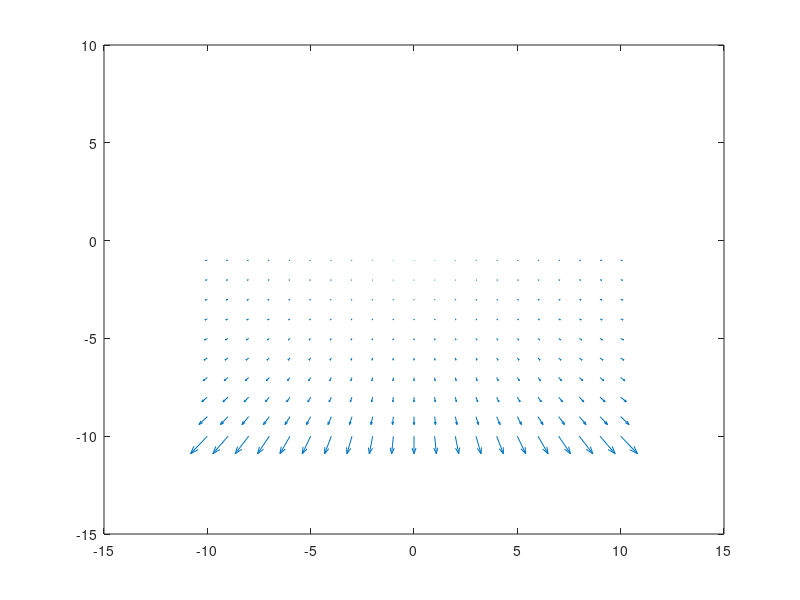

Recreate this plot in MATLAB.
% [u; v] = 1/sqrt(2)Z [xt; (y-1)t]

[X, Y] = meshgrid(-10:1:10, -10:1:10);
Z = [repmat([1:10].', 1, 21); repmat([inf], 11, 21)];
t = 10;
U = t * X ./ (sqrt(2) * Z);
V = t * (Y - 1) ./ (sqrt(2) * Z);
quiver(X, Y, U, V);
